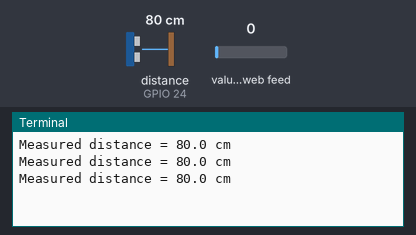
This program was run on a simulated Raspberry Pi (BCM pin numbers). Parts: the last lines printed to the terminal. The test bench sets the inputs (shaded band); at power-on: distance to the obstacle (sensor on GPIO 24) 80 cm, value of the web feed 0. The echo pulse lasts 58.3 µs per cm; requests to the public web service named in the program get a made-up reply in its usual format after 0.4 s (London, UTC, broken clouds, 64 % humidity, 1013 hPa unless stated); the clock reads 2024-03-15 10:24:30 at power-on unless the program sets it.

Above: at 1.2 s.
1.3 s: distance to the obstacle (sensor on GPIO 24) set to 2 cm
At 1.88 s:
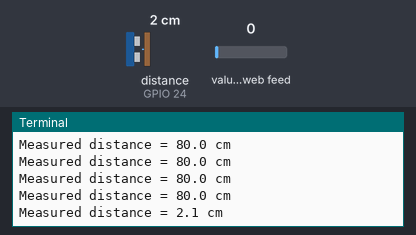
2.8 s: distance to the obstacle (sensor on GPIO 24) set to 4 cm
At 3.08 s:
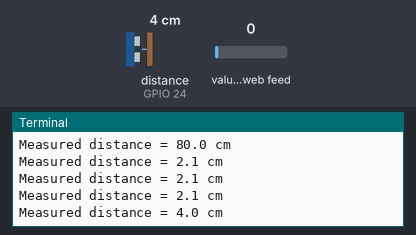
Timing chart, 0 to 5.8 s (numbered marks = the images above; inputs shaded):
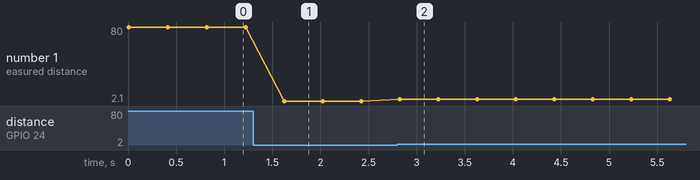

Measured:
- after the input at 1.3 s, the terminal: prints a new line after 0.32 s (image 1)
- after the input at 2.8 s, the terminal: prints a new line at once (image 2)
- plotted number 1: 80 → 2.1 after the input at 1.3 s, 2.1 → 4 after the input at 2.8 s

The program:

ultrasonic_distance.py
```python
#!/usr/bin/python
#-*- coding: utf-8 -*-

import RPi.GPIO as GPIO
import time
import urllib2
import json

url = 'https://temp-data-cf6e2.firebaseio.com/tempdata.json'


GPIO.setmode(GPIO.BCM)

trigger = 18
echo = 24

GPIO.setup(trigger, GPIO.OUT)
GPIO.setup(echo, GPIO.IN)

def distance():
	#set trigger to high
	GPIO.output(trigger, True)

	#set trigger after 0.01ms to low
	time.sleep(0.00001)
	GPIO.output(trigger, False)

	StartTime = time.time()
	StopTime = time.time()

	#save StartTime
	while GPIO.input(echo) == 0:
		StartTime = time.time()

	#save time of arrival
	while GPIO.input(echo) == 1:
		StopTime = time.time()


	#time difference between start and arrival
	TimeElapsed = StartTime - StopTime

	distance = (TimeElapsed * 34300)/2

	return abs(distance)

def sendData(distance):
	postdata = {
		'Distance': distance
	}

	req = urllib2.Request(url)
	req.add_header('Content-Type','application/json')
	data = json.dumps(postdata)

	response = urllib2.urlopen(req,data)


if __name__ == '__main__':
	try:
		while True:
			dist = distance()
			print("Measured distance = %.1f cm" %dist)
			sendData(dist)
			#time.sleep(1)

	except KeyboardInterrupt:
		print "-- Measurement Stopped --"
		GPIO.cleanup()
```
